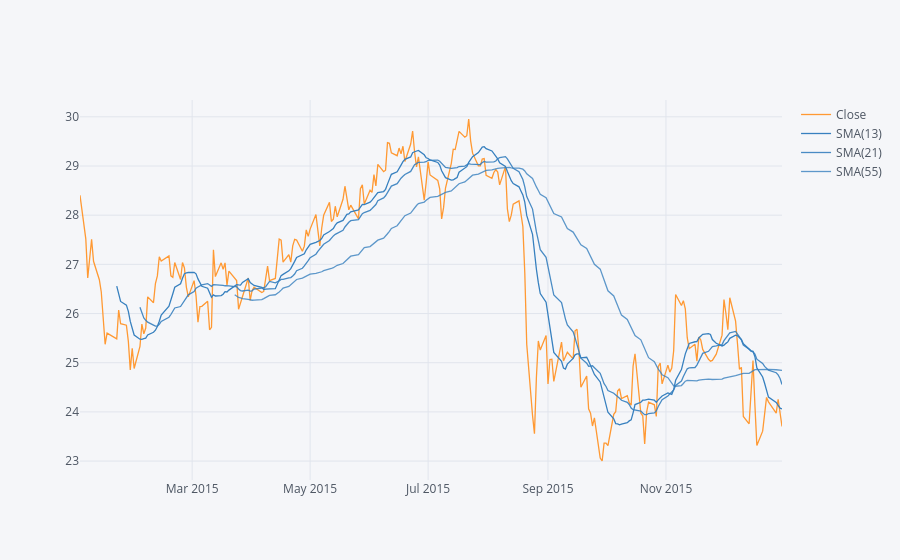

The code cell stored with this chart in its notebook:
### Markdown cell above
** Use .ta_plot(study='sma') to create a Simple Moving Averages plot of Morgan Stanley for the year 2015.**

### Code cell
ms['Close'].loc['2015-01-01':'2016-01-01'].ta_plot(study='sma', periods=[13,21,55])

### Figure 1 — Plotly figure (JSON) as saved in the notebook; plotly's stock layout.template omitted (floating-point values rounded to 4 significant figures; data arrays with more than 128 entries replaced by an {"elided": "..."} marker saying what was removed)
{"data": [{"line": {"color": "rgba(255, 153, 51, 1.0)", "dash": "solid", "shape": "linear", "width": 1.3}, "mode": "lines", "name": "Close", "text": "", "type": "scatter", "x": {"elided": "252 str values"}, "y": {"elided": "252 float values"}}, {"line": {"color": "rgba(55, 128, 191, 1.0)", "dash": "solid", "shape": "linear", "width": 1.3}, "mode": "lines", "name": "SMA(13)", "text": "", "type": "scatter", "x": {"elided": "252 str values"}, "y": {"elided": "252 mixed values"}}, {"line": {"color": "rgba(55, 128, 191, 0.8999999999999999)", "dash": "solid", "shape": "linear", "width": 1.3}, "mode": "lines", "name": "SMA(21)", "text": "", "type": "scatter", "x": {"elided": "252 str values"}, "y": {"elided": "252 mixed values"}}, {"line": {"color": "rgba(55, 128, 191, 0.7999999999999998)", "dash": "solid", "shape": "linear", "width": 1.3}, "mode": "lines", "name": "SMA(55)", "text": "", "type": "scatter", "x": {"elided": "252 str values"}, "y": {"elided": "252 mixed values"}}], "layout": {"autosize": true, "legend": {"bgcolor": "#F5F6F9", "font": {"color": "#4D5663"}}, "paper_bgcolor": "#F5F6F9", "plot_bgcolor": "#F5F6F9", "title": {"font": {"color": "#4D5663"}}, "xaxis": {"autorange": true, "gridcolor": "#E1E5ED", "range": ["2015-01-02", "2015-12-31"], "showgrid": true, "tickfont": {"color": "#4D5663"}, "title": {"font": {"color": "#4D5663"}, "text": ""}, "type": "date", "zerolinecolor": "#E1E5ED"}, "yaxis": {"autorange": true, "gridcolor": "#E1E5ED", "range": [22.62, 30.34], "showgrid": true, "tickfont": {"color": "#4D5663"}, "title": {"font": {"color": "#4D5663"}, "text": ""}, "type": "linear", "zerolinecolor": "#E1E5ED"}}}
